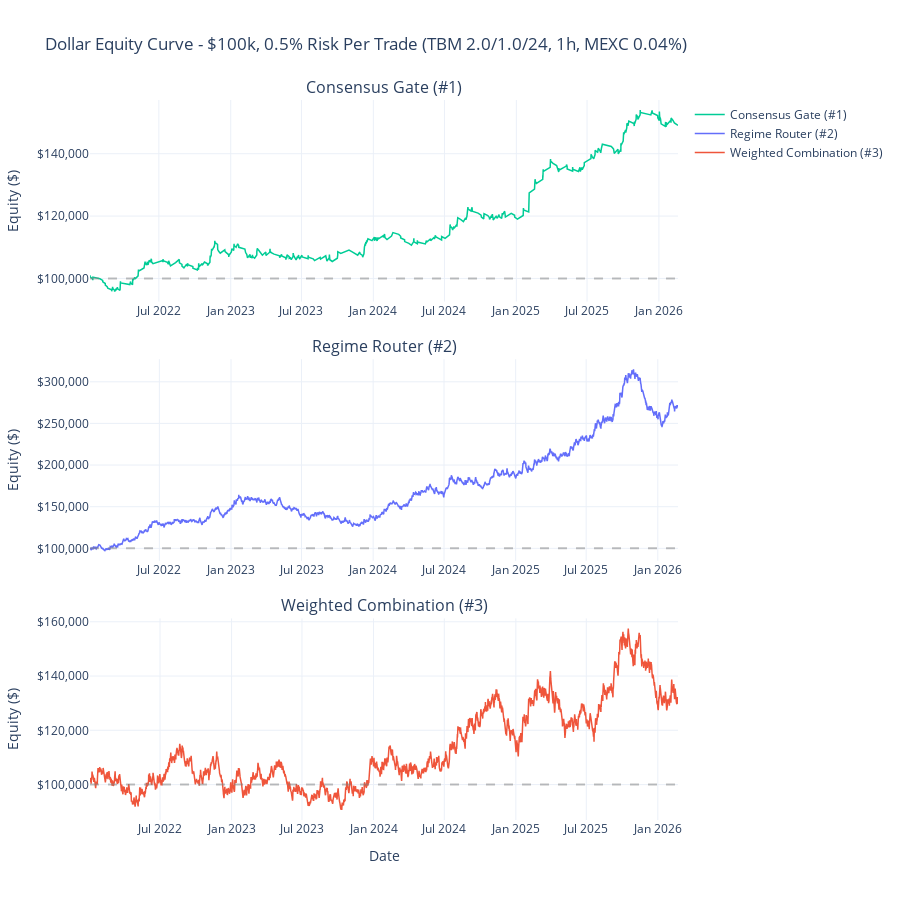

Notebook source saved alongside this figure:
### Markdown cell above
## 5. Dollar Equity Curve ($100k start, 0.5% risk, MEXC 0.04%)

### Code cell
fig = make_subplots(
    rows=len(strategies), cols=1,
    subplot_titles=list(strategies.keys()),
    vertical_spacing=0.08,
)

for i, (name, df) in enumerate(strategies.items(), 1):
    fig.add_trace(
        go.Scatter(
            x=df['entry_ts'],
            y=df['account_balance'],
            mode='lines',
            name=name,
            line=dict(color=colors[name], width=1.5),
        ),
        row=i, col=1,
    )
    
    fig.add_hline(y=INITIAL_CAPITAL, line_dash='dash', line_color='gray', opacity=0.5, row=i, col=1)
    fig.update_yaxes(title_text='Equity ($)', tickformat='$,.0f', row=i, col=1)

fig.update_xaxes(title_text='Date', row=len(strategies), col=1)

fig.update_layout(
    height=300 * len(strategies),
    title_text='Dollar Equity Curve - $100k, 0.5% Risk Per Trade (TBM 2.0/1.0/24, 1h, MEXC 0.04%)',
    showlegend=True,
    template='plotly_white',
)

fig.show()

### Figure 1 — Plotly figure (JSON) as saved in the notebook; plotly's stock layout.template omitted (floating-point values rounded to 4 significant figures; data arrays with more than 128 entries replaced by an {"elided": "..."} marker saying what was removed)
{"data": [{"line": {"color": "#00CC96", "width": 1.5}, "mode": "lines", "name": "Consensus Gate (#1)", "type": "scatter", "x": {"elided": "450 str values"}, "xaxis": "x", "y": {"elided": "450 float values"}, "yaxis": "y"}, {"line": {"color": "#636EFA", "width": 1.5}, "mode": "lines", "name": "Regime Router (#2)", "type": "scatter", "x": {"elided": "2847 str values"}, "xaxis": "x2", "y": {"elided": "2847 float values"}, "yaxis": "y2"}, {"line": {"color": "#EF553B", "width": 1.5}, "mode": "lines", "name": "Weighted Combination (#3)", "type": "scatter", "x": {"elided": "4181 str values"}, "xaxis": "x3", "y": {"elided": "4181 float values"}, "yaxis": "y3"}], "layout": {"annotations": [{"font": {"size": 16}, "showarrow": false, "text": "Consensus Gate (#1)", "x": 0.5, "xanchor": "center", "xref": "paper", "y": 1.0, "yanchor": "bottom", "yref": "paper"}, {"font": {"size": 16}, "showarrow": false, "text": "Regime Router (#2)", "x": 0.5, "xanchor": "center", "xref": "paper", "y": 0.64, "yanchor": "bottom", "yref": "paper"}, {"font": {"size": 16}, "showarrow": false, "text": "Weighted Combination (#3)", "x": 0.5, "xanchor": "center", "xref": "paper", "y": 0.28, "yanchor": "bottom", "yref": "paper"}], "height": 900, "shapes": [{"line": {"color": "gray", "dash": "dash"}, "opacity": 0.5, "type": "line", "x0": 0, "x1": 1, "xref": "x domain", "y0": 100000, "y1": 100000, "yref": "y"}, {"line": {"color": "gray", "dash": "dash"}, "opacity": 0.5, "type": "line", "x0": 0, "x1": 1, "xref": "x2 domain", "y0": 100000, "y1": 100000, "yref": "y2"}, {"line": {"color": "gray", "dash": "dash"}, "opacity": 0.5, "type": "line", "x0": 0, "x1": 1, "xref": "x3 domain", "y0": 100000, "y1": 100000, "yref": "y3"}], "showlegend": true, "title": {"text": "Dollar Equity Curve - $100k, 0.5% Risk Per Trade (TBM 2.0/1.0/24, 1h, MEXC 0.04%)"}, "xaxis": {"anchor": "y", "domain": [0.0, 1.0]}, "xaxis2": {"anchor": "y2", "domain": [0.0, 1.0]}, "xaxis3": {"anchor": "y3", "domain": [0.0, 1.0], "title": {"text": "Date"}}, "yaxis": {"anchor": "x", "domain": [0.72, 1.0], "tickformat": "$,.0f", "title": {"text": "Equity ($)"}}, "yaxis2": {"anchor": "x2", "domain": [0.36, 0.64], "tickformat": "$,.0f", "title": {"text": "Equity ($)"}}, "yaxis3": {"anchor": "x3", "domain": [0.0, 0.28], "tickformat": "$,.0f", "title": {"text": "Equity ($)"}}}}
